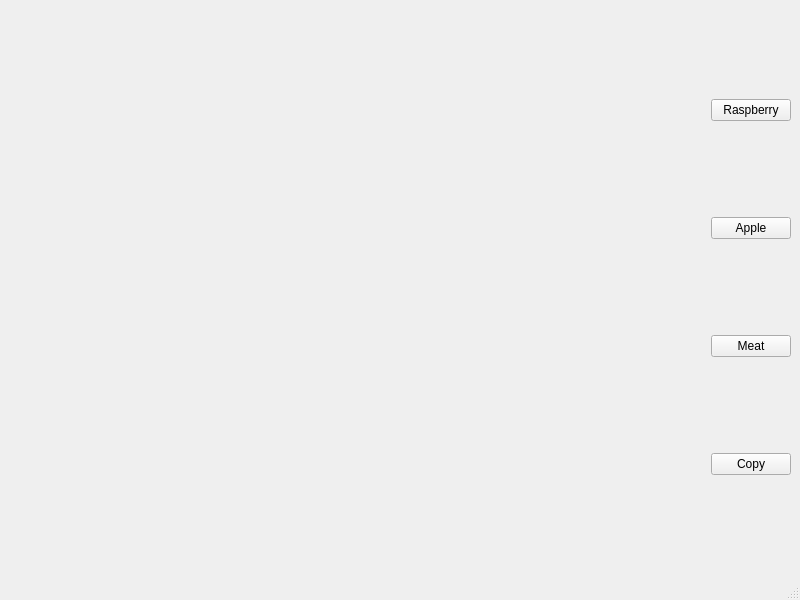
<?xml version="1.0" encoding="UTF-8"?>
<ui version="4.0">
 <class>MainWindow</class>
 <widget class="QMainWindow" name="MainWindow">
  <property name="geometry">
   <rect>
    <x>0</x>
    <y>0</y>
    <width>800</width>
    <height>600</height>
   </rect>
  </property>
  <property name="windowTitle">
   <string>MainWindow</string>
  </property>
  <widget class="QWidget" name="centralwidget">
   <layout class="QGridLayout" name="gridLayout">
    <item row="0" column="0">
     <layout class="QHBoxLayout" name="horizontalLayout">
      <property name="sizeConstraint">
       <enum>QLayout::SetMaximumSize</enum>
      </property>
      <item>
       <widget class="PieDrawer" name="widget" native="true">
        <property name="sizePolicy">
         <sizepolicy hsizetype="MinimumExpanding" vsizetype="MinimumExpanding">
          <horstretch>0</horstretch>
          <verstretch>0</verstretch>
         </sizepolicy>
        </property>
       </widget>
      </item>
      <item>
       <widget class="PieDrawer" name="widget_2" native="true">
        <property name="sizePolicy">
         <sizepolicy hsizetype="MinimumExpanding" vsizetype="MinimumExpanding">
          <horstretch>0</horstretch>
          <verstretch>0</verstretch>
         </sizepolicy>
        </property>
       </widget>
      </item>
      <item>
       <layout class="QVBoxLayout" name="verticalLayout">
        <item>
         <widget class="QPushButton" name="pushButton">
          <property name="text">
           <string>Raspberry</string>
          </property>
         </widget>
        </item>
        <item>
         <widget class="QPushButton" name="pushButton_2">
          <property name="text">
           <string>Apple</string>
          </property>
         </widget>
        </item>
        <item>
         <widget class="QPushButton" name="pushButton_3">
          <property name="text">
           <string>Meat</string>
          </property>
         </widget>
        </item>
        <item>
         <widget class="QPushButton" name="pushButton_4">
          <property name="text">
           <string>Copy</string>
          </property>
         </widget>
        </item>
       </layout>
      </item>
     </layout>
    </item>
   </layout>
  </widget>
  <widget class="QMenuBar" name="menubar">
   <property name="geometry">
    <rect>
     <x>0</x>
     <y>0</y>
     <width>800</width>
     <height>21</height>
    </rect>
   </property>
  </widget>
  <widget class="QStatusBar" name="statusbar"/>
 </widget>
 <customwidgets>
  <customwidget>
   <class>PieDrawer</class>
   <extends>QWidget</extends>
   <header location="global">piedrawer.h</header>
   <container>1</container>
  </customwidget>
 </customwidgets>
 <resources/>
 <connections/>
</ui>
